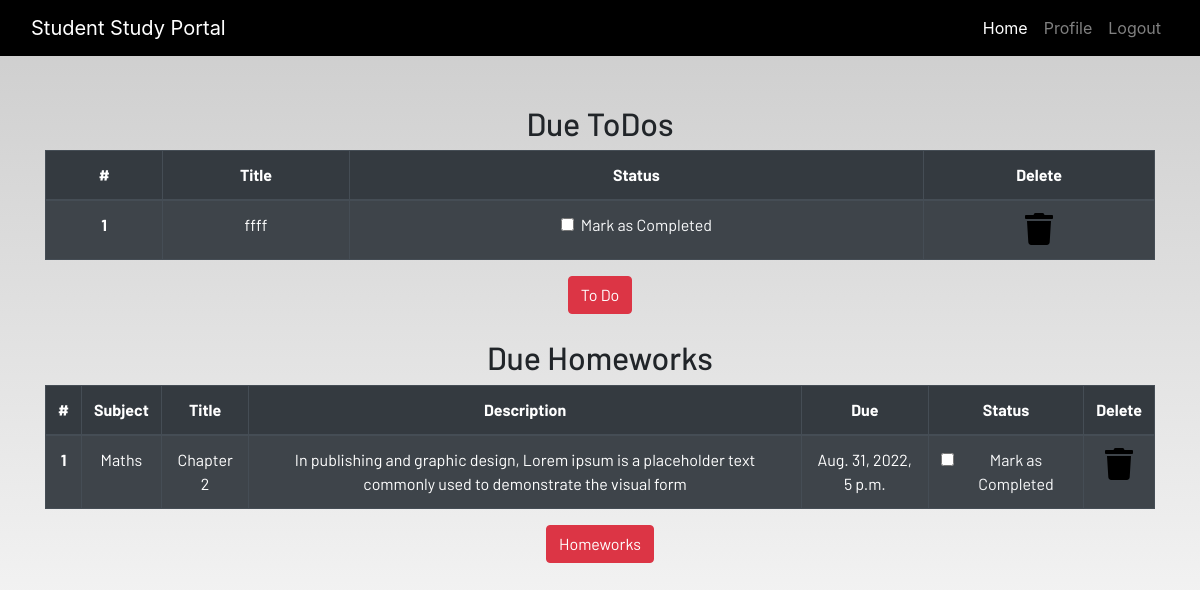
/profile/ (signed in), run on the app's committed database.
### dashboard/models.py (models this page shows, shortened)
class Todo(models.Model):
    user = models.ForeignKey(User, on_delete=models.CASCADE)
    title = models.CharField(max_length=200)
    is_finished = models.BooleanField(default=False)

class Homework(models.Model):
    user = models.ForeignKey(User, on_delete=models.CASCADE)
    subject = models.CharField(max_length=200)
    title = models.CharField(max_length=200)
    description = models.TextField()
    due = models.DateTimeField()
    is_finished = models.BooleanField(default=False)

### dashboard/views.py (the view)
# urls.py: path('profile/', views.profile, name='profile'),
def profile(request):
    homeworks = Homework.objects.filter(is_finished=False, user=request.user)
    todos = Todo.objects.filter(is_finished=False, user=request.user)
    if len(todos) == 0:
        todos_done = False
    else:
        todos_done = True
    if len(homeworks) == 0:
        homeworks_done = False
    else:
        homeworks_done = True
    context = {
        'homeworks': homeworks,
        'todos': todos,
        'todos_done': todos_done,
        'homeworks_done': homeworks_done
    }
    return render(request, 'dashboard/profile.html', context)

### dashboard/templates/dashboard/profile.html
{% extends 'dashboard/base.html' %} {% load static %} {% load crispy_forms_tags%} {% block content %}
<section class="text-center">
    <div class="container">
        <h2>Due ToDos</h2>
        {% if todos_done %}
        <table class="table table-striped table-bordered table-hover table-dark">
            <thead>
                <tr>
                    <th scope="col">#</th>
                    <th scope="col">Title</th>
                    <th scope="col">Status</th>
                    <th scope="col">Delete</th>
                </tr>
            </thead>
            <tbody>
                {% for t in todos %}
                <tr>
                    <th scope="row">{{ forloop.counter }}</th>
                    <td>{{ t.title }}</td>
                    <td>
                        <a href="{% url 'todo_update' t.id %}">
                            <div class="form-check">
                                <input class="form-check-input" type="checkbox" value="" {% if t.is_finished %} checked {% endif %} />
                                <label class="form-check-label text-light" for="flexCheckDefault">
                  Mark as Completed
                </label>
                            </div>
                        </a>
                    </td>
                    <td>
                        <a href="{% url 'todo_delete' t.id %}"><i class="fa fa-trash fa-2x"></i
            ></a>
                    </td>
                </tr>
                {% endfor %}
            </tbody>
        </table>
        {% else %}
        <h3>All To dos are completed!!!!</h3>
        {% endif %}
        <a href="{% url 'todo' %}" class="btn btn-danger">To Do</a>
        <br /><br />
        <h2>Due Homeworks</h2>
        {% if homeworks_done %}
        <table class="table table-striped table-bordered table-hover table-dark">
            <thead>
                <tr>
                    <th scope="col">#</th>
                    <th scope="col">Subject</th>
                    <th scope="col">Title</th>
                    <th scope="col">Description</th>
                    <th scope="col">Due</th>
                    <th scope="col">Status</th>
                    <th scope="col">Delete</th>
                </tr>
            </thead>
            <tbody>
                {% for h in homeworks %}
                <tr>
                    <th scope="row">{{ forloop.counter }}</th>
                    <td>{{ h.subject }}</td>
                    <td>{{ h.title }}</td>
                    <td>{{ h.description }}</td>
                    <td>{{ h.due }}</td>
                    <td>
                        <a href="{% url 'homework_update' h.id %}">
                            <div class="form-check">
                                {% if h.is_finished %}
                                <input class="form-check-input" type="checkbox" value="" checked /> {% else %}
                                <input class="form-check-input" type="checkbox" value="" /> {% endif %}
                                <label class="form-check-label text-light" for="flexCheckDefault">
                  Mark as Completed
                </label>
                            </div>
                        </a>
                    </td>
                    <td>
                        <a href="{%  url 'homework_delete' h.id %}"><i class="fa fa-trash fa-2x"></i
            ></a>
                    </td>
                </tr>
                {% endfor %}
            </tbody>
        </table>
        {% else %}
        <h3>All To homeworks are completed!!!!</h3>
        {% endif %}
        <a href="{% url 'homework' %}" class="btn btn-danger mb-5">Homeworks</a>
    </div>
</section>
{% endblock content %}

### static/css/main.css (style rules this page uses)
html { scroll-behavior: smooth; height: 100%; width: 100%; }
a { text-decoration: none !important; color: black; }
html, body { max-width: 100%; overflow-x: hidden; height: 100%; width: 100%; }
body { background: linear-gradient(rgba(0, 0, 0, 0.2), rgba(255, 255, 255, 0.5)); overflow-x: hidden; background-repeat: no-repeat; }
.fa { color: black; }

### data on the page
Todo: title "ffff"
Homework: subject "Maths", title "Chapter 2", description "In publishing and graphic design, Lorem ipsum is a placeholder text commonly used to demonstrate the visual form", due "Aug. 31, 2022, 5 p.m."
